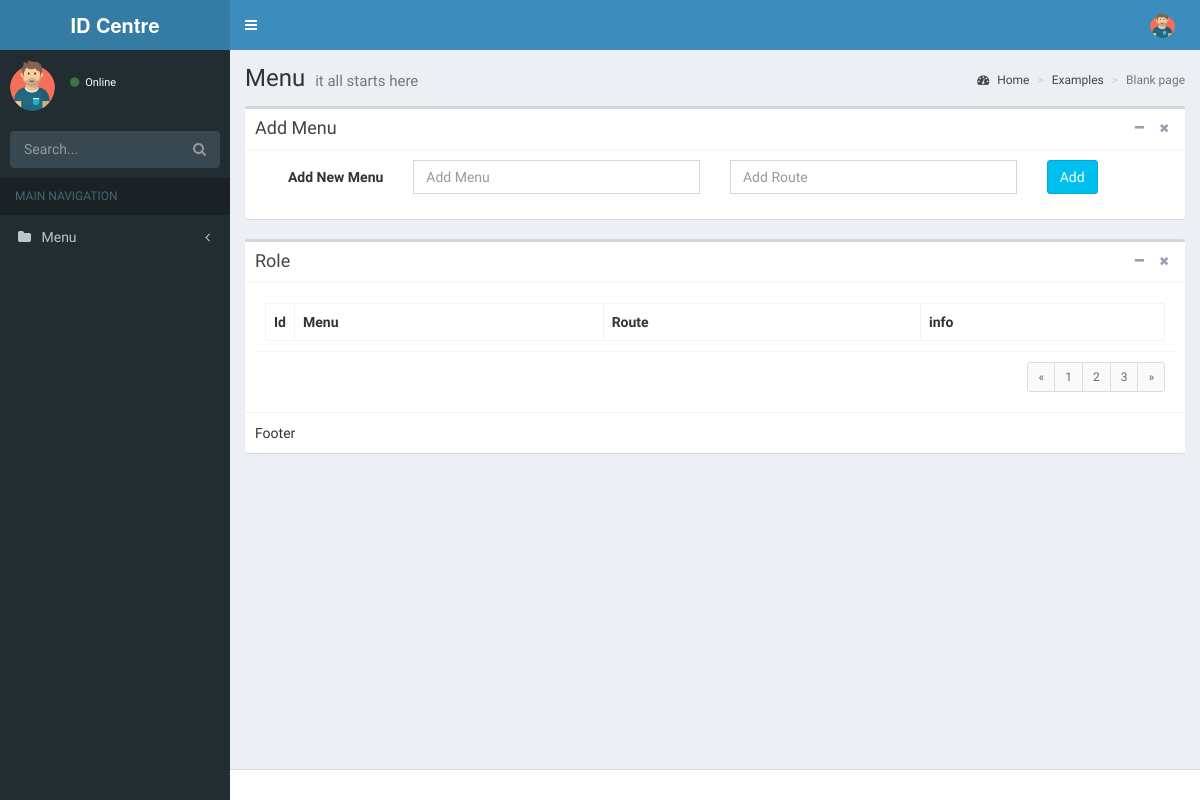
/index.php/menu/menu, run on an earlier commit of the app's database.
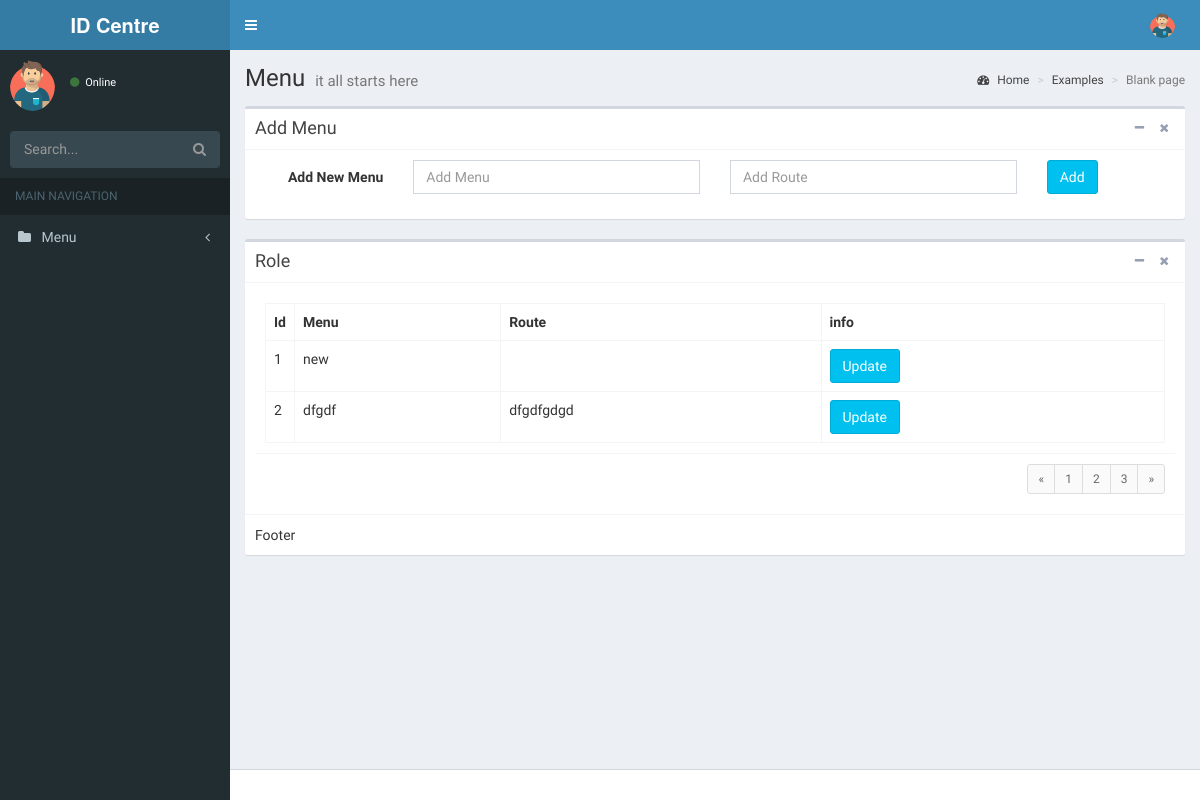
And on a later commit of the database.
### tables this page shows
CREATE TABLE `menu` (
  `id` int(11) NOT NULL,
  `menu` varchar(40) DEFAULT NULL,
  `route` varchar(40) DEFAULT NULL
);

### application/controllers/menuController.php (called while the page is built, shortened)
<?php
class menuController extends CI_Controller {
	 function __construct() {
         $this->load->helper('url');
         $this->load->database();
         $this->load->model('UserModel');
         $this->load->model('TaskModel');
         $this->load->library('session');
      }
	public function menu()
	{
		$result['menu']=$this->TaskModel->get_menu();
        $this->load->view('menu/menu',$result);
	}
}

### index.php (called while the page is built, shortened)
<?php
require_once BASEPATH.'core/CodeIgniter.php';

### application/models/TaskModel.php (called while the page is built, shortened)
<?php
   class TaskModel extends CI_Model {
      public function get_menu()
      {
         $this->db->select('*');
         $this->db->from('menu');
         $query = $this->db->get();
         $response = $query->result_array();
         return $response;
      }
   }
?>

### application/views/menu/menu.php (the view, shortened to what the changed rows need)
<!DOCTYPE html>
<html>
<head>
  <link rel="stylesheet" href="<?php echo base_url(); ?>public/bootstrap/css/bootstrap.min.css">
  <link rel="stylesheet" href="https://cdnjs.cloudflare.com/ajax/libs/font-awesome/4.5.0/css/font-awesome.min.css">
  <link rel="stylesheet" href="https://cdnjs.cloudflare.com/ajax/libs/ionicons/2.0.1/css/ionicons.min.css">
  <link rel="stylesheet" href="<?php echo base_url(); ?>public/dist/css/AdminLTE.min.css">
  <link rel="stylesheet" href="<?php echo base_url(); ?>public/dist/css/skins/_all-skins.min.css">
<link href="//cdnjs.cloudflare.com/ajax/libs/toastr.js/latest/css/toastr.min.css" rel="stylesheet">
<link rel="stylesheet" href="http://cdnjs.cloudflare.com/ajax/libs/jquery.bootstrapvalidator/0.5.3/css/bootstrapValidator.min.css"/>
</head>
<body class="hold-transition skin-blue sidebar-mini">
<div class="wrapper">
  <div class="content-wrapper">
    <section class="content-header">
      <h1>
        Menu
        <small>it all starts here</small>
      </h1>
    </section>
    <section class="content">
      <div class="box">
        <div class="box-body">
      <div class="row">
        <div class="col-md-12">
            <div class="box-body">
              <table id="table" class="table table-bordered">
                <tr>
                  <th style="width: 10px">Id</th>
                  <th>Menu</th>
                  <th>Route</th>
                   <th>info</th>
                </tr>
            <?php
              $i=0;
              foreach ($menu as $key => $value)
                {
                ?>
                <tr>
                  <td><?php echo ++$i; ?></td>
                  <td><?php echo $value["menu"];?></td>
                  <td><?php echo $value["route"];?></td>
                     <td><div class="btn-group">
                      <button type="button" class="btn btn-info update_getbtn" id="<?php echo $value["id"];?>">Update</button>
                    </div></td>
                  </tr>
                  <?php
                 }
                  ?>
              </table>
            </div>
        </div>
      </div>
        </div>
      </div>
    </section>
  </div>
</div>
</body>
</html>

What changed in the data, as far as the page shows it:
added menu: menu "new"
added menu: menu "dfgdf", route "dfgdfgdgd"
